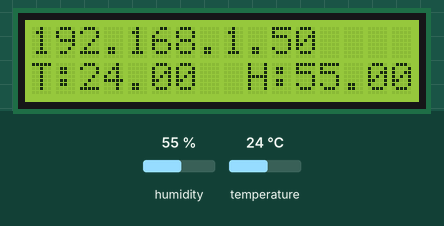
Simulated run of this sketch. Board: ESP8266 (NodeMCU). Parts: 16×2 character LCD. The inputs (shaded band) are chosen by the test bench; at power-on: humidity 55 %, temperature 24 °C. WiFi joins after 1.5 s; servers stay silent unless stated; what the sketch prints to the serial monitor is not drawn.

Above: at 2.7 s.
2.8 s: humidity set to 22 %
At 6.2 s:
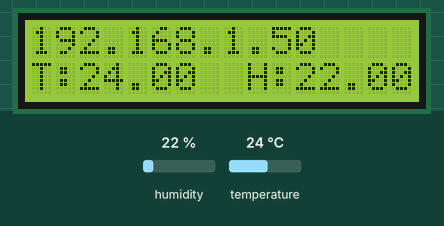
7.9 s: temperature set to 12 °C
At 11.8 s:
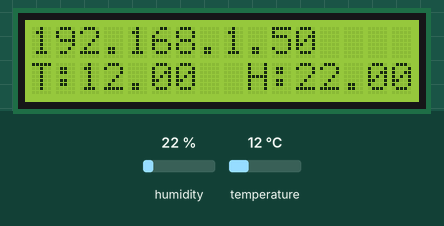
13.5 s: humidity set to 40 %
At 17.4 s:
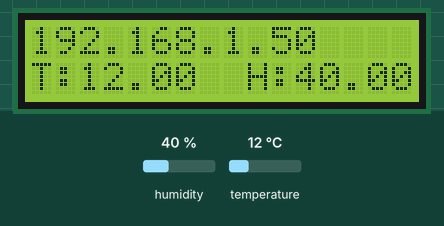
19.1 s: temperature set to 19 °C
At 22.5 s:
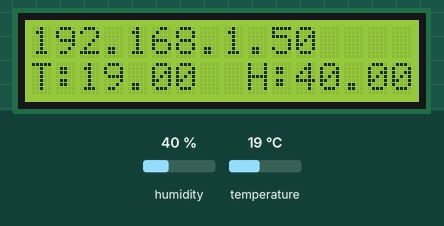
Timing chart, 0 to 24.0 s (numbered marks = the images above; inputs shaded):
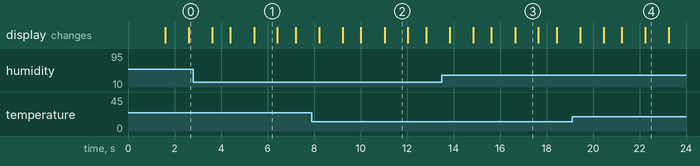

Measured:
- what the display in image 1 shows lasts 1.0 s, from 5.4 s to 6.4 s

The sketch:

Wifi_firebase_DHT_LCD.ino
```cpp
#include <ESP8266WiFi.h>
#include <dht.h>
#include  <Wire.h>
#include  <LiquidCrystal_I2C.h>

#include <FirebaseArduino.h>


#define FIREBASE_HOST "nodemcu-3e3b1.firebaseio.com"
#define FIREBASE_AUTH "mDg44wI5qtoWBL2ghwafjOa9EXKwkfvQEDuRPm9g"


LiquidCrystal_I2C lcd(0x27, 2, 1, 0, 4, 5, 6, 7, 3, POSITIVE);


const char *ssid =  "Fedora_2G";     // replace with your wifi ssid and wpa2 key
const char *password =  "Muhammed1984$";

dht DHT;

#define DHT11_PIN 2


void setup() {

  // initialize LCD
  lcd.begin(16,2);
  // turn on LCD backlight
  lcd.backlight();


  Serial.begin(115200);

  // Connect to Wi-Fi network with SSID and password
  Serial.print("Connecting to ");
  Serial.println(ssid);
  WiFi.begin(ssid, password);
  while (WiFi.status() != WL_CONNECTED) {
    delay(500);
    Serial.print(".");
  }
  // Print local IP address and start web server
  Serial.println("");
  Serial.println("WiFi connected.");
  Serial.println("IP address: ");
  Serial.println(WiFi.localIP());


 Firebase.begin(FIREBASE_HOST, FIREBASE_AUTH);

}

void loop(){
int chk = DHT.read11(DHT11_PIN);
  // set cursor to first column, first row
  lcd.setCursor(0, 0);
  // print message
  lcd.print(  WiFi.localIP()   );
  delay(1000);
  // set cursor to first column, second row
  lcd.setCursor(0,1);
  lcd.print("T:");
  lcd.println(DHT.temperature);
  lcd.print("H:");
  lcd.println(DHT.humidity);
  delay(1000);
  lcd.clear();

    // set value
  Firebase.setFloat("Temperature", DHT.temperature);
  // handle error
  if (Firebase.failed()) {
  Serial.print("setting /number failed:");
  Serial.println(Firebase.error());
  return;
  }

     // set value
  Firebase.setFloat("Humidity", DHT.humidity);
  // handle error
  if (Firebase.failed()) {
  Serial.print("setting /number failed:");
  Serial.println(Firebase.error());
  return;
  }

    Firebase.setString("name", "Muhammed Essa");
// handle error
if (Firebase.failed()) {
Serial.print("setting /message failed:");
Serial.println(Firebase.error());
return;
}


  Firebase.setString("ip", WiFi.localIP().toString() );
// handle error
if (Firebase.failed()) {
Serial.print("setting /message failed:");
Serial.println(Firebase.error());
return;
}


// set bool value
Firebase.setBool("active", false);
// handle error
if (Firebase.failed()) {
Serial.print("setting /truth failed:");
Serial.println(Firebase.error());
return;
}


}
```
